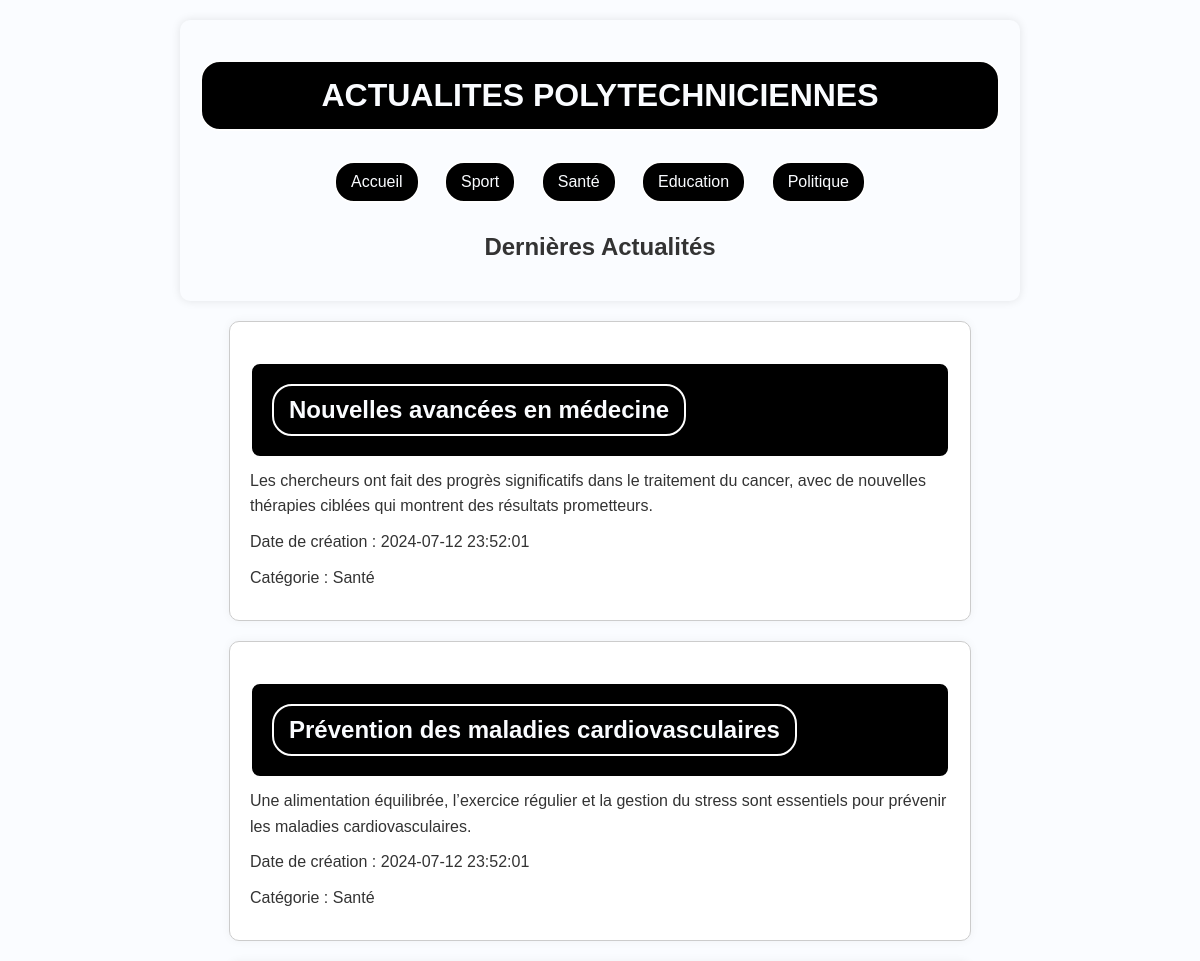
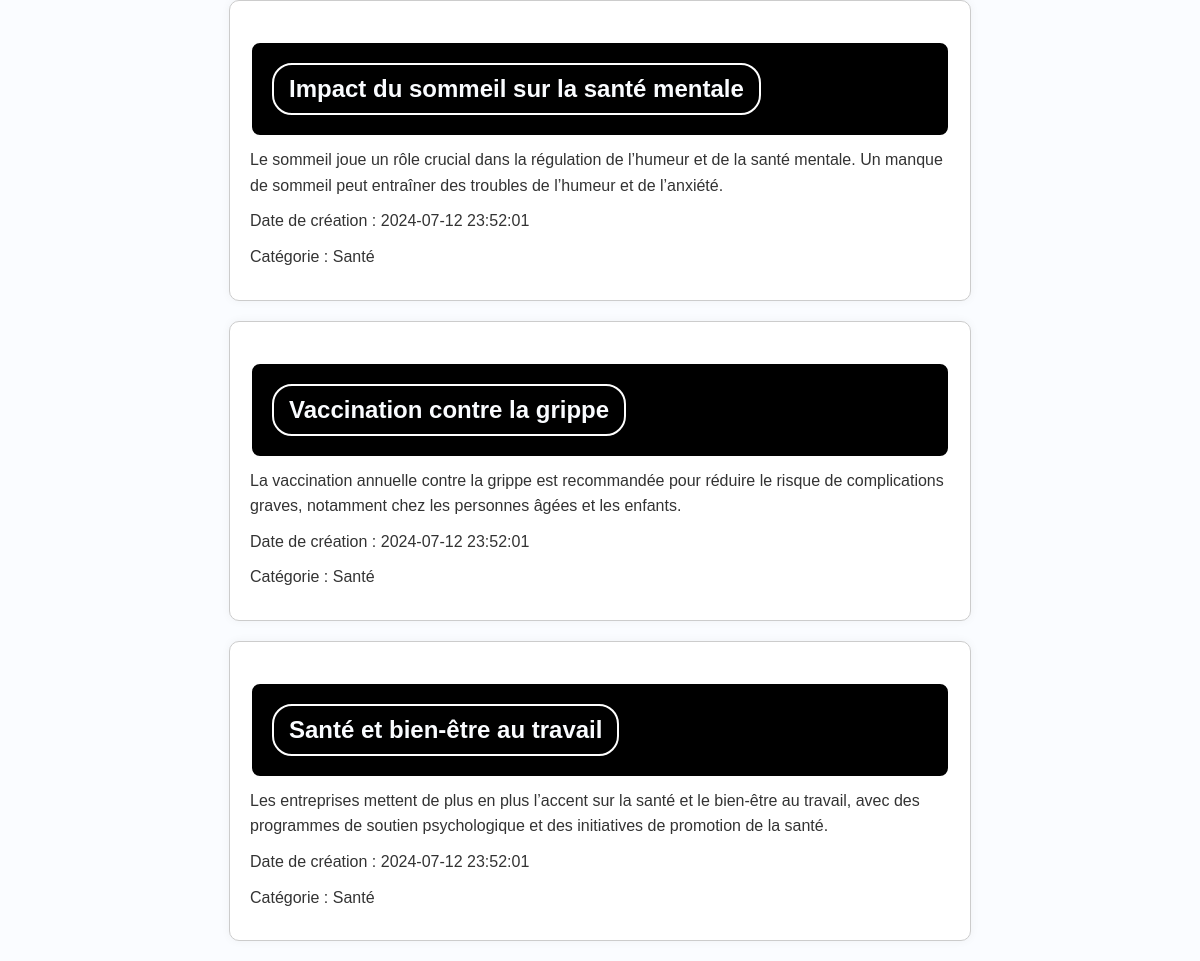
The page /?categorie=Santé on the database its author committed (2 pictures, top to bottom).
### tables this page shows
CREATE TABLE Categorie(
	id int primary key auto_increment,
	libelle varchar(20)
);

CREATE TABLE Article(
	id int primary key auto_increment,
	titre varchar(255),
	contenu text,
	dateCreation datetime DEFAULT NOW(),
	dateModification datetime DEFAULT NOW(),
	categorie int
);

### controllers/ArticleController.php (called while the page is built, shortened)
<?php
require_once 'models/Article.php';
require_once 'models/Category.php';
class ArticleController {
    public function displayHomePage() {
        $categories = Category::getAllCategories();
        $category = isset($_GET['categorie']) ? $_GET['categorie'] : 'accueil';
        $articles = Article::getArticlesByCategory($category);
        include 'views/categories.php';
        include 'views/articles.php';
    }
}
?>

### models/Category.php (called while the page is built)
<?php
class Category {
    public static function getAllCategories() {
        $pdo = Database::getInstance();
        $query = "SELECT * FROM Categorie";
        $stmt = $pdo->query($query);
        return $stmt->fetchAll(PDO::FETCH_ASSOC);
    }
}
?>

### models/Article.php (called while the page is built, shortened)
<?php
class Article {
    public static function getArticlesByCategory($category) {
        $pdo = Database::getInstance();
        $query = "SELECT Article.*, Categorie.libelle as categorieLibelle FROM Article
                  JOIN Categorie ON Article.categorie = Categorie.id";
        if ($category !== 'accueil') {
            $query .= " WHERE Categorie.libelle = :category";
        }
        $query .= " ORDER BY dateCreation DESC";
        $stmt = $pdo->prepare($query);
        if ($category !== 'accueil') {
            $stmt->bindParam(':category', $category);
        }
        $stmt->execute();
        return $stmt->fetchAll(PDO::FETCH_ASSOC);
    }
}
?>

### views/articles.php (the view)
<div id="articles">
    <?php foreach ($articles as $article): ?>
        <div class='article'>
            <h2><a href='index.php?action=detail&id=<?= htmlspecialchars($article['id']) ?>'>
                <?= htmlspecialchars($article['titre']) ?>
            </a></h2>
            <p><?= nl2br(htmlspecialchars($article['contenu'])) ?></p>
            <p>Date de création : <?= htmlspecialchars($article['dateCreation']) ?></p>
            <p>Catégorie : <?= htmlspecialchars($article['categorieLibelle']) ?></p>
        </div>
    <?php endforeach; ?>
</div>

### views/categories.php (shortened to what this page needs)
<!DOCTYPE html>
<html lang="fr">
<head>
    <link rel="stylesheet" href="css/index.css">
</head>
<body>
    <div class="conteneur">
        <h1>ACTUALITES POLYTECHNICIENNES</h1>
        <a class="bouton-categorie" href="?categorie=accueil">Accueil</a>
        <?php foreach ($categories as $cat): ?>
            <a class="bouton-categorie" href="?categorie=<?= htmlspecialchars($cat['libelle']) ?>">
                <?= htmlspecialchars($cat['libelle']) ?>
            </a>
        <?php endforeach; ?>
        <h2>Dernières Actualités</h2>
    </div>
</body>
</html>

### index.css (style rules this page uses)
:root { --primary-color: #000000; --secondary-color: #f1a31b; --hover-color: #0056b3; --text-color: #fafcff; --border-color: #fefefe; --background-color: #fafcff; }
body { color: #333; background-color: var(--background-color); font-family: Arial, sans-serif; margin: 0; padding: 0; }
.conteneur { text-align: center; padding: 20px; border-radius: 10px; box-shadow: 0 0 10px rgba(0, 0, 0, 0.1); margin: 20px auto; max-width: 800px; background-color: var(--background-color); }
h1 { color: var(--text-color); border: 2px solid var(--border-color); padding: 15px; border-radius: 20px; background-color: var(--primary-color); margin: 20px 0; }
.bouton-categorie, a { display: inline-block; margin: 10px; padding: 10px 15px; color: var(--text-color); border: 2px solid var(--border-color); border-radius: 20px; background-color: var(--primary-color); text-decoration: none; cursor: pointer; transition: background-color 0.3s ease, color 0.3s ease; }
.article { margin: 20px auto; padding: 20px; border: 1px solid #ccc; border-radius: 10px; text-align: left; background-color: #fff; box-shadow: 0 0 10px rgba(0, 0, 0, 0.05); max-width: 700px; }
.article h2 { color: var(--text-color); border: 2px solid var(--border-color); padding: 10px; border-radius: 10px; background-color: var(--primary-color); margin-bottom: 10px; font-size: 1.5em; }
.article p { margin: 10px 0; line-height: 1.6; }

### rows shown on the page
categorie: libelle "Sport"
categorie: libelle "Santé"
categorie: libelle "Education"
categorie: libelle "Politique"
article: titre "Nouvelles avancées en médecine", contenu "Les chercheurs ont fait des progrès significatifs dans le traitement du cancer, avec de nouvelles thérapies ciblées qui montrent des résultats prometteurs.", dateCreation "2024-07-12 23:52:01", categorie.libelle "Santé"
article: titre "Prévention des maladies cardiovasculaires", contenu "Une alimentation équilibrée, l’exercice régulier et la gestion du stress sont essentiels pour prévenir les maladies cardiovasculaires.", dateCreation "2024-07-12 23:52:01", categorie.libelle "Santé"
article: titre "Impact du sommeil sur la santé mentale", contenu "Le sommeil joue un rôle crucial dans la régulation de l’humeur et de la santé mentale. Un manque de sommeil peut entraîner des troubles de l’humeur et de l’anxiété.", dateCreation "2024-07-12 23:52:01", categorie.libelle "Santé"
article: titre "Vaccination contre la grippe", contenu "La vaccination annuelle contre la grippe est recommandée pour réduire le risque de complications graves, notamment chez les personnes âgées et les enfants.", dateCreation "2024-07-12 23:52:01", categorie.libelle "Santé"
article: titre "Santé et bien-être au travail", contenu "Les entreprises mettent de plus en plus l’accent sur la santé et le bien-être au travail, avec des programmes de soutien psychologique et des initiatives de promotion de la santé.", dateCreation "2024-07-12 23:52:01", categorie.libelle "Santé"
